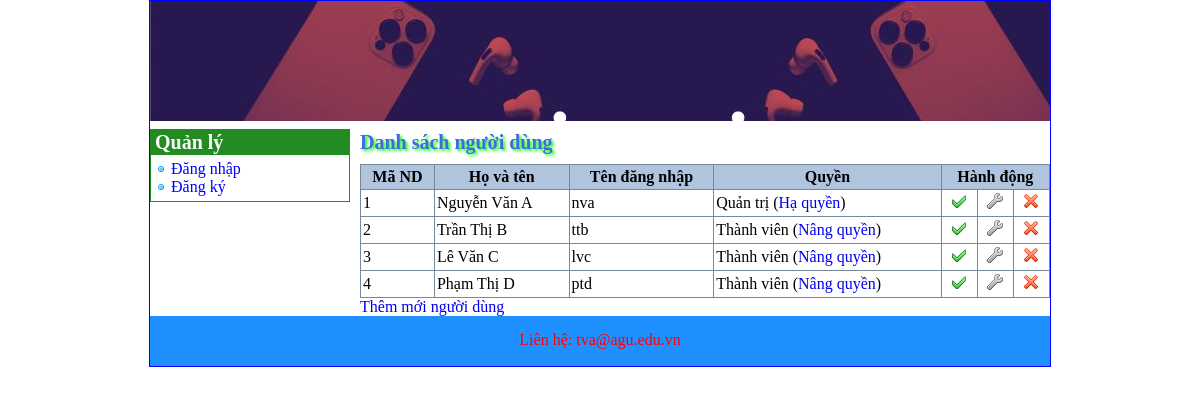
Screenshot of /Admin/index.php?do=nguoidung with the database file from the repository.
### tables this page shows
CREATE TABLE `tbl_nguoidung` (
  `MaNguoiDung` int(10) NOT NULL AUTO_INCREMENT,
  `TenNguoiDung` varchar(50) NOT NULL,
  `TenDangNhap` varchar(50) NOT NULL,
  `MatKhau` varchar(100) NOT NULL,
  `QuyenHan` tinyint(1) NOT NULL,
  `Khoa` tinyint(1) NOT NULL,
   PRIMARY KEY (`MaNguoiDung`)
);

### Admin/nguoidung.php (the view, shortened to what this page needs)
<?php
	$sql = "SELECT * FROM `tbl_nguoidung` WHERE 1";
	$danhsach = $connect->query($sql);
?>
<h3>Danh sách người dùng</h3>
<table class="DanhSach">
	<tr>
		<th>Mã ND</th>
		<th>Họ và tên</th>
		<th>Tên đăng nhập</th>
		<th>Quyền</th>
		<th colspan="3">Hành động</th>
	</tr>
	<?php
		while ($dong = $danhsach->fetch_array(MYSQLI_ASSOC))
		{
			echo "<tr  bgcolor='#ffffff' onmouseover='this.style.background=\"#dee3e7\"' onmouseout='this.style.background=\"#ffffff\"'>";
				echo "<td>" . $dong["MaNguoiDung"] . "</td>";
				echo "<td>" . $dong["TenNguoiDung"] . "</td>";
				echo "<td>" . $dong["TenDangNhap"] . "</td>";
				echo "<td>";
					if($dong["QuyenHan"] == 1)
						echo "Quản trị (<a href='index.php?do=nguoidung_kichhoat&id=" . $dong["MaNguoiDung"] . "&quyen=2'>Hạ quyền</a>)";
					else
						echo "Thành viên (<a href='index.php?do=nguoidung_kichhoat&id=" . $dong["MaNguoiDung"] . "&quyen=1'>Nâng quyền</a>)";
				echo "</td>";
				echo "<td align='center'>";
					if($dong["Khoa"] == 0)
						echo "<a href='index.php?do=nguoidung_kichhoat&id=" . $dong["MaNguoiDung"] . "&khoa=1'><img src='images/active.png' /></a>";
					else
						echo "<a href='index.php?do=nguoidung_kichhoat&id=" . $dong["MaNguoiDung"] . "&khoa=0'><img src='images/ban.png' /></a>";
				echo "</td>";
				echo "<td align='center'><a href='index.php?do=nguoidung_sua&id=" . $dong["MaNguoiDung"] . "'><img src='images/edit.png' /></a></td>";
				echo "<td align='center'><a href='index.php?do=nguoidung_xoa&id=" . $dong["MaNguoiDung"] . "' onclick='return confirm(\"Bạn có muốn xóa người dùng " . $dong['TenNguoiDung'] . " không?\")'><img src='images/delete.png' /></a></td>";
			echo "</tr>";
		}
	?>
</table>
<a href="index.php?do=dangky">Thêm mới người dùng</a>

### Admin/css/style.css (style rules this page uses)
body { margin: 0; }
a { text-decoration: none; }
#BenPhai h3 { font-size: 20px; padding: 2px 0 10px 0; color: #4169E1; font-family: Tahoma; margin-top: 8px; margin-bottom: 0; text-shadow: 2px 2px 3px #00FF00; }
table.DanhSach { width: 100%; border-collapse: collapse; }
table.DanhSach th { border: 1px solid #778899; padding: 3px 2px 3px 2px; background: #b0c4de; }
table.DanhSach td { border: 1px solid #778899; padding: 3px 2px 3px 2px; }

### rows the page displays
tbl_nguoidung: MaNguoiDung "1", TenNguoiDung "Nguyễn Văn A", TenDangNhap "nva", Khoa 0 (drawn)
tbl_nguoidung: MaNguoiDung "2", TenNguoiDung "Trần Thị B", TenDangNhap "ttb", Khoa 0 (drawn)
tbl_nguoidung: MaNguoiDung "3", TenNguoiDung "Lê Văn C", TenDangNhap "lvc", Khoa 0 (drawn)
tbl_nguoidung: MaNguoiDung "4", TenNguoiDung "Phạm Thị D", TenDangNhap "ptd", Khoa 0 (drawn)
